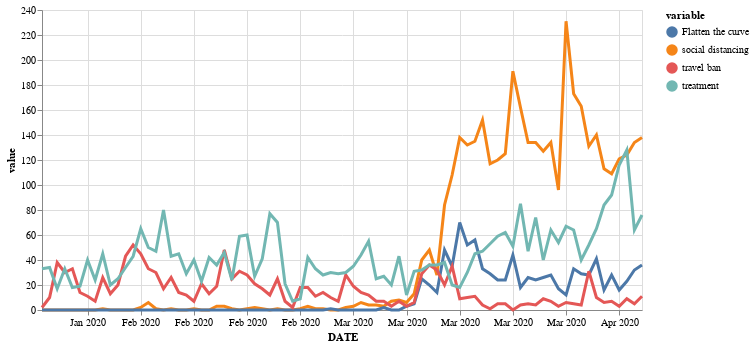

Notebook cell for this chart:
### Code cell
highlight = alt.selection(type='single', on='mouseover',
                          fields=['variable'], nearest=True)

base = alt.Chart(Third_Group_m).encode(
    x=alt.X('date:T', axis = alt.Axis(title = 'Date'.upper(), format = ("%b %Y"))),
    y='value:Q',
    color='variable:N',
    tooltip=['variable', 'value']
)

points = base.mark_circle().encode(
    opacity=alt.value(0)
).add_selection(
    highlight
).properties(
    width=600
)

lines = base.mark_line().encode(
    size=alt.condition(~highlight, alt.value(1), alt.value(3))
)

points + lines

### Figure 1 — Vega-Lite specification as saved in the notebook (floating-point values rounded to 4 significant figures; data arrays with more than 128 entries replaced by an {"elided": "..."} marker saying what was removed)
{"config": {"view": {"continuousWidth": 400, "continuousHeight": 300}}, "layer": [{"mark": "circle", "encoding": {"color": {"type": "nominal", "field": "variable"}, "opacity": {"value": 0}, "x": {"type": "temporal", "axis": {"format": "%b %Y", "title": "DATE"}, "field": "date"}, "y": {"type": "quantitative", "field": "value"}}, "selection": {"selector035": {"type": "single", "on": "mouseover", "fields": ["variable"], "nearest": true}}, "width": 600}, {"mark": "line", "encoding": {"color": {"type": "nominal", "field": "variable"}, "size": {"condition": {"value": 1, "selection": {"not": "selector035"}}, "value": 3}, "x": {"type": "temporal", "axis": {"format": "%b %Y", "title": "DATE"}, "field": "date"}, "y": {"type": "quantitative", "field": "value"}}}], "data": {"name": "data-6bd6507e85d57570722ad93640ea4a35"}, "$schema": "https://vega.github.io/schema/vega-lite/v4.8.1.json", "datasets": {"data-6bd6507e85d57570722ad93640ea4a35": {"elided": "320 records"}}}
